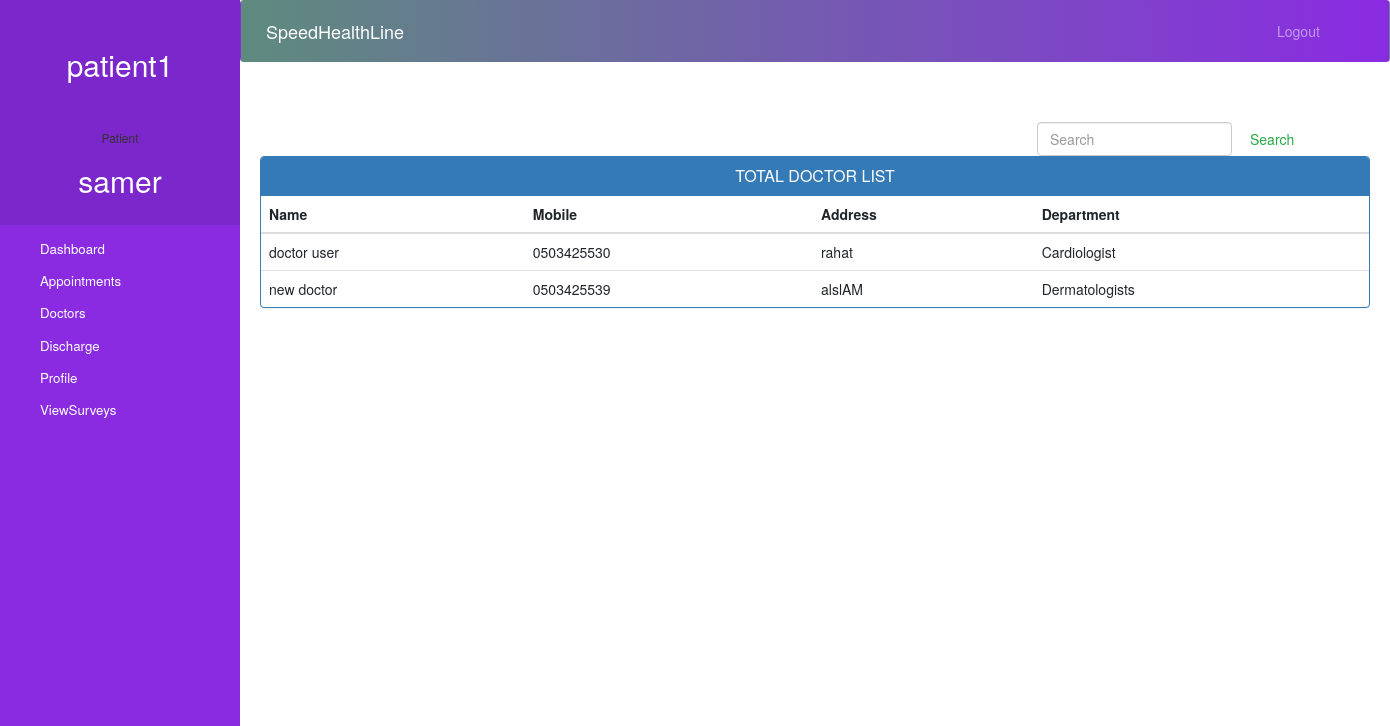
/patient-doctor (signed in), run on the app's committed database.
### core/models.py (models this page shows, shortened)
class Doctor(models.Model):
    user=models.OneToOneField(User,on_delete=models.CASCADE)
    certificate_file = models.FileField(
        upload_to='certificate_files',
        null=True,
        blank=True
    )
    address = models.CharField(max_length=40)
    mobile = models.CharField(max_length=20, null=False, default='0123456789')
    department= models.CharField(max_length=50,choices=departments,default='Cardiologist')
    status=models.BooleanField(default=True)
    @property
    def get_name(self):
        return self.user.first_name+" "+self.user.last_name

### core/views.py (the view)
# urls.py: path('patient-doctor', patient_doctor, name='patient-doctor'),
def patient_doctor(request):
    doctors = models.Doctor.objects.all().filter(status=True)
    patient = models.Patient.objects.get(user_id=request.user.id)  # for profile picture of patient in sidebar
    return render(request, 'patient_doctor.html', {'patient': patient, 'doctors': doctors})

### templates/patient_doctor.html (shortened to what this page needs)
{% extends 'patient_base.html' %}
{% block content %}
{%load static%}
<head>
  <link href="//netdna.bootstrapcdn.com/bootstrap/3.0.0/css/bootstrap.min.css" rel="stylesheet" id="bootstrap-css">
</head>
<div class="container">
    <form  action="/searchdoctor" method="get" style="margin-left:70%;" class="form-inline my-2 my-lg-0">
      <input class="form-control mr-sm-2" type="search" placeholder="Search" name="query" id="query" aria-label="Search">
      <button class="btn btn-outline-success my-2 my-sm-0" type="submit">Search</button>
    </form>
  {% if doctors %}
  <div class="panel panel-primary">
    <div class="panel-heading">
      <h6 class="panel-title"> TOTAL DOCTOR LIST</h6>
    </div>
    <table class="table table-hover" id="dev-table">
        <thead>
          <tr>
            <th>Name</th>
            <th>Mobile</th>
            <th>Address</th>
            <th>Department</th>
          </tr>
        </thead>
        {% for d in doctors %}
        <tr>
          <td> {{d.get_name}}</td>
          <td>{{d.mobile}}</td>
          <td>{{d.address}}</td>
          <td>{{d.department}}</td>
        </tr>
        {% endfor %}
      </table>
  </div>
  {%else%}
  <br><br><br>
  <h4 style="text-align: center;color: red;">No Doctor Found !!!</h4>
  {% endif %}
</div>
{% endblock content %}

### templates/patient_base.html (shortened to what this page needs)
<!DOCTYPE html>
{% load static %}
<html lang="en">
<head>
  <link rel="stylesheet" href="https://stackpath.bootstrapcdn.com/bootstrap/4.3.1/css/bootstrap.min.css">
  <link rel="stylesheet" href="https://maxcdn.bootstrapcdn.com/font-awesome/4.7.0/css/font-awesome.min.css">
</head>
<body>
  <nav class="menu" tabindex="0">
    <header class="avatar">
        <h2>{{request.user}}</h2>
      <br><br>
      <h6>Patient</h6>
      <h2>{{request.user.first_name}}</h2>
    </header>
    <ul>
      <li tabindex="0" class="icon-dashboard"> <a style="color:white; text-decoration:none;" href="/patient-dashboard"><span>Dashboard</span></a> </li>
      <li tabindex="0" class="icon-calendar"> <a style="color:white; text-decoration:none;" href="/patient-appointment"><span>Appointments</span></a></li>
      <li tabindex="0" class="icon-users"> <a style="color:white; text-decoration:none;" href="/patient-doctor"><span>Doctors</span></a></li>
      <li tabindex="0" class="icon-users"> <a style="color:white; text-decoration:none;" href="/patient-discharge"><span>Discharge</span></a></li>
      <li tabindex="0" class="icon-calendar"> <a style="color:white; text-decoration:none;" href="/patient-profile"><span>Profile</span></a></li>
      <li tabindex="0" class="icon-calendar"> <a style="color:white; text-decoration:none;" href="/patient-view-surveys"><span>ViewSurveys</span></a></li>
    </ul>
  </nav>
  <main>
    <div class="bs-example">
<nav class="navbar navbar-expand-md navbar-dark fixed-top" style="background: linear-gradient(to right, #5E8B7E, #8A2BE2);">        <a href="/patient-dashboard" class="navbar-brand">SpeedHealthLine</a>
        <div class="collapse navbar-collapse justify-content-between" id="navbarCollapse">
          <div class="navbar-nav" style=" margin-left: 90%;">
            <a href="/logout" class="nav-item nav-link">Logout</a>
          </div>
        </div>
      </nav>
    </div>
    <br><br>
    {% block content %}
    {% endblock content %}
    <br><br><br><br><br><br><br>
    <footer>
      <br>
      <div class="container">
        <div class="row">
          <div class="col-md-12 col-sm-12">
          </div>
        </div>
      </div>
    </footer>
  </main>
</body>
</html>

### templates/patient_base.html (style rules this page uses)
a:link { text-decoration: none; color: #8a2be2; }
body { padding-left: 240px; background-color: #f8f8ff; background-repeat: no-repeat; background-position: center center; background-attachment: fixed; background-size: cover; }
main { position: relative; height: 100vh; }
.menu { background: #8a2be2; height: 100vh; width: 240px; position: fixed; top: 0px; left: 0; z-index: 5; outline: none; }
.menu .avatar { background: rgba(0, 0, 0, 0.1); padding: 2em 0.5em; text-align: center; }
.menu .avatar h2 { font-weight: normal; margin-bottom: 0; color: #fff; }
.menu ul { list-style: none; padding: 0.5em 0; margin: 0; }
.menu ul li { padding: 0.5em 1em 0.5em 3em; font-size: 0.95em; font-weight: lighter; background-repeat: no-repeat; background-position: left 15px center; background-size: auto 20px; transition: all 0.15s linear; cursor: pointer; color: #fff; }
.menu ul li.icon-dashboard { background-image: url("http://www.entypo.com/images//gauge.svg"); }
.menu ul li.icon-users { background-image: url("http://www.entypo.com/images//users.svg"); }
.menu ul li.icon-calendar { background-image: url("http://www.entypo.com/images//calendar.svg"); }

### templates/patient_doctor.html (style rules this page uses)
a:link { text-decoration: none; }
h6 { text-align: center; }
.row { margin: 100px; }

### data on the page
Doctor: get_name "doctor user", mobile "0503425530", address "rahat", department "Cardiologist"
Doctor: get_name "new doctor", mobile "0503425539", address "alslAM", department "Dermatologists"

### other printed values
{{ request.user }} "patient1"
{{ request.user.first_name }} "samer"
